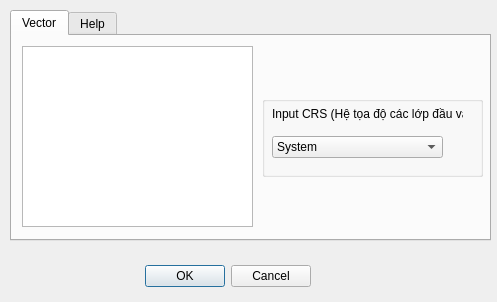
<?xml version="1.0" encoding="UTF-8"?>
<ui version="4.0">
 <class>Multiple_menusDialogBase</class>
 <widget class="QDialog" name="Multiple_menusDialogBase">
  <property name="geometry">
   <rect>
    <x>0</x>
    <y>0</y>
    <width>497</width>
    <height>302</height>
   </rect>
  </property>
  <property name="windowTitle">
   <string>Defined CRS Ovelay Google Earth (Hiển thị hệ tọa độ khớp với GE) - GFD</string>
  </property>
  <widget class="QDialogButtonBox" name="button_box">
   <property name="geometry">
    <rect>
     <x>-30</x>
     <y>260</y>
     <width>341</width>
     <height>32</height>
    </rect>
   </property>
   <property name="orientation">
    <enum>Qt::Horizontal</enum>
   </property>
   <property name="standardButtons">
    <set>QDialogButtonBox::Cancel|QDialogButtonBox::Ok</set>
   </property>
  </widget>
  <widget class="QTabWidget" name="tabWidget">
   <property name="geometry">
    <rect>
     <x>10</x>
     <y>10</y>
     <width>481</width>
     <height>231</height>
    </rect>
   </property>
   <property name="currentIndex">
    <number>0</number>
   </property>
   <widget class="QWidget" name="tab">
    <attribute name="title">
     <string>Vector</string>
    </attribute>
    <widget class="QListWidget" name="listWidget">
     <property name="geometry">
      <rect>
       <x>10</x>
       <y>10</y>
       <width>231</width>
       <height>181</height>
      </rect>
     </property>
    </widget>
    <widget class="QGroupBox" name="groupBox">
     <property name="geometry">
      <rect>
       <x>250</x>
       <y>60</y>
       <width>221</width>
       <height>81</height>
      </rect>
     </property>
     <property name="title">
      <string/>
     </property>
     <widget class="QLabel" name="label_4">
      <property name="geometry">
       <rect>
        <x>10</x>
        <y>10</y>
        <width>191</width>
        <height>16</height>
       </rect>
      </property>
      <property name="text">
       <string>Input CRS (Hệ tọa độ các lớp đầu vào):</string>
      </property>
     </widget>
     <widget class="QComboBox" name="comboBox">
      <property name="geometry">
       <rect>
        <x>10</x>
        <y>40</y>
        <width>171</width>
        <height>22</height>
       </rect>
      </property>
      <item>
       <property name="text">
        <string>System</string>
       </property>
      </item>
      <item>
       <property name="text">
        <string>VN2000 mui 3 KTT 102</string>
       </property>
      </item>
      <item>
       <property name="text">
        <string>VN2000 mui 3 KTT 103</string>
       </property>
      </item>
      <item>
       <property name="text">
        <string>VN2000 mui 3 KTT 104</string>
       </property>
      </item>
      <item>
       <property name="text">
        <string>VN2000 mui 3 KTT 104.5</string>
       </property>
      </item>
      <item>
       <property name="text">
        <string>VN2000 mui 3 KTT 104.75</string>
       </property>
      </item>
      <item>
       <property name="text">
        <string>VN2000 mui 3 KTT 105</string>
       </property>
      </item>
      <item>
       <property name="text">
        <string>VN2000 mui 3 KTT 105.5</string>
       </property>
      </item>
      <item>
       <property name="text">
        <string>VN2000 mui 3 KTT 105.75</string>
       </property>
      </item>
      <item>
       <property name="text">
        <string>VN2000 mui 3 KTT 106</string>
       </property>
      </item>
      <item>
       <property name="text">
        <string>VN2000 mui 3 KTT 106.25</string>
       </property>
      </item>
      <item>
       <property name="text">
        <string>VN2000 mui 3 KTT 106.5</string>
       </property>
      </item>
      <item>
       <property name="text">
        <string>VN2000 mui 3 KTT 107</string>
       </property>
      </item>
      <item>
       <property name="text">
        <string>VN2000 mui 3 KTT 107.25</string>
       </property>
      </item>
      <item>
       <property name="text">
        <string>VN2000 mui 3 KTT 107.5</string>
       </property>
      </item>
      <item>
       <property name="text">
        <string>VN2000 mui 3 KTT 107.75</string>
       </property>
      </item>
      <item>
       <property name="text">
        <string>VN2000 mui 3 KTT 108</string>
       </property>
      </item>
      <item>
       <property name="text">
        <string>VN2000 mui 3 KTT 108.25</string>
       </property>
      </item>
      <item>
       <property name="text">
        <string>VN2000 mui 3 KTT 108.5</string>
       </property>
      </item>
     </widget>
    </widget>
    <zorder>groupBox</zorder>
    <zorder>listWidget</zorder>
   </widget>
   <widget class="QWidget" name="tab_2">
    <attribute name="title">
     <string>Help</string>
    </attribute>
    <widget class="QLabel" name="label">
     <property name="geometry">
      <rect>
       <x>10</x>
       <y>50</y>
       <width>421</width>
       <height>31</height>
      </rect>
     </property>
     <property name="text">
      <string>Chức năng này cho phép hiển thị bản đồ VN2000 nội bộ múi 3 độ chồng khớp với Google</string>
     </property>
    </widget>
    <widget class="QLabel" name="label_2">
     <property name="geometry">
      <rect>
       <x>10</x>
       <y>80</y>
       <width>421</width>
       <height>16</height>
      </rect>
     </property>
     <property name="text">
      <string>Earth. Người dùng cần so sánh dữ liệu với GE chứ không muốn chuyển đổi hệ tọa độ thì</string>
     </property>
    </widget>
    <widget class="QLabel" name="label_3">
     <property name="geometry">
      <rect>
       <x>10</x>
       <y>100</y>
       <width>141</width>
       <height>16</height>
      </rect>
     </property>
     <property name="text">
      <string>sẽ sử dụng chức năng này.</string>
     </property>
    </widget>
    <widget class="QLabel" name="label_5">
     <property name="geometry">
      <rect>
       <x>10</x>
       <y>10</y>
       <width>421</width>
       <height>16</height>
      </rect>
     </property>
     <property name="text">
      <string>The function use to defined coordinate system for Viet Nam which do not ovelay with</string>
     </property>
    </widget>
    <widget class="QLabel" name="label_6">
     <property name="geometry">
      <rect>
       <x>10</x>
       <y>30</y>
       <width>291</width>
       <height>16</height>
      </rect>
     </property>
     <property name="text">
      <string> basemap (Google Map, Satellite Images). </string>
     </property>
    </widget>
   </widget>
  </widget>
 </widget>
 <resources/>
 <connections>
  <connection>
   <sender>button_box</sender>
   <signal>accepted()</signal>
   <receiver>Multiple_menusDialogBase</receiver>
   <slot>accept()</slot>
   <hints>
    <hint type="sourcelabel">
     <x>20</x>
     <y>20</y>
    </hint>
    <hint type="destinationlabel">
     <x>20</x>
     <y>20</y>
    </hint>
   </hints>
  </connection>
  <connection>
   <sender>button_box</sender>
   <signal>rejected()</signal>
   <receiver>Multiple_menusDialogBase</receiver>
   <slot>reject()</slot>
   <hints>
    <hint type="sourcelabel">
     <x>20</x>
     <y>20</y>
    </hint>
    <hint type="destinationlabel">
     <x>20</x>
     <y>20</y>
    </hint>
   </hints>
  </connection>
 </connections>
</ui>
